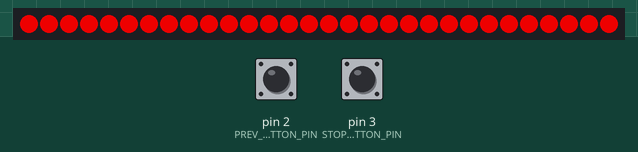
Simulated run of this sketch. Board: Arduino Uno, built with avr-gcc and run on an emulated ATmega328P. Parts: 30 RGB LEDs in strip order, left to right. Inputs (shaded band) come from the test bench; at power-on: pin 2 (PREV_BUTTON_PIN) HIGH, pin 3 (STOP_BUTTON_PIN) HIGH. Random numbers use the default seed unless the sketch sets one; what the sketch prints to the serial monitor is not drawn.

Above: at 1.2 s.
1.3 s: pin 2 (PREV_BUTTON_PIN) pulled LOW for 1 s
At 2.4 s:
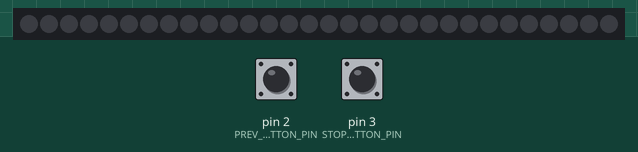
3.8 s: pin 2 (PREV_BUTTON_PIN) pulled LOW for 3.2 s
At 5.5 s:
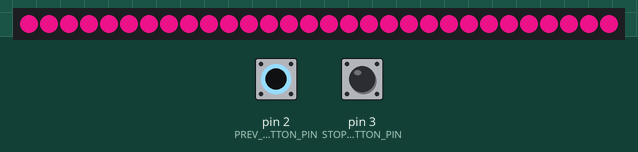
Timing chart, 0 to 8.4 s (numbered marks = the images above; inputs shaded):
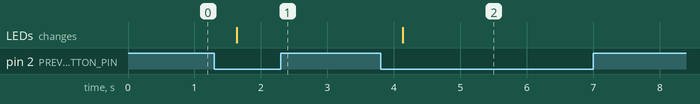

The sketch:

OfflineLightManager.ino
```cpp
#include <FastLED.h>

// Light Strip Data Pin
#define LED_PIN     8

// Information about the LED strip itself
#define NUM_LEDS    30
#define CHIPSET     WS2811
#define COLOR_ORDER GRB
#define BRIGHTNESS  200
#define FORWARD 0
#define FAST 5

CRGB leds[NUM_LEDS];

#define STOP_BUTTON_PIN 3
#define PREV_BUTTON_PIN 2
#define NEXT_BUTTON_PIN 1

boolean oldPrevState = HIGH;
boolean oldNextState = HIGH;

int mode= 1;    // Currently-active animation mode, 0-9

void setup() {
  pinMode(PREV_BUTTON_PIN, INPUT_PULLUP);
  pinMode(NEXT_BUTTON_PIN, INPUT_PULLUP);
  pinMode(STOP_BUTTON_PIN, INPUT_PULLUP);


  LEDS.addLeds<CHIPSET,LED_PIN,COLOR_ORDER>(leds,NUM_LEDS);
  LEDS.setBrightness(BRIGHTNESS);
  colorWipe(CRGB::Red,FORWARD,FAST);    // Black/off

  Serial.begin(9600);
}

void loop() {
  // Get current button state.
  boolean newPrevState = digitalRead(PREV_BUTTON_PIN);
  boolean newNextState = digitalRead(NEXT_BUTTON_PIN);
  boolean stopState = digitalRead(STOP_BUTTON_PIN);
  int cycleNumber = 0;

  Serial.println(digitalRead(PREV_BUTTON_PIN));

  // Check if state changed from high to low (button press).
  if(((newPrevState == LOW) && (oldPrevState == HIGH)) || ((newNextState == LOW) && (oldNextState == HIGH))) {
      Serial.println("true");
    // Short delay to debounce button.
    delay(250);
    // Check if button is still low after debounce.
    newPrevState = digitalRead(PREV_BUTTON_PIN);
    newNextState = digitalRead(NEXT_BUTTON_PIN);

    if(newPrevState == LOW) {
      if(--mode < 0) mode = 7;
    }
    if(newNextState == LOW) {
      if(++mode > 7) mode = 0;
    }

    if((newPrevState == LOW) || (newNextState == LOW)) {      // Yes, still low
      switch(mode) {           // Start the new animation...
        case 0:
          colorWipe(CRGB::Black,FORWARD,FAST);    // Black/off
          break;
        case 1:
          colorWipe(CRGB::Red,FORWARD,FAST);    // Red
          break;
        case 3:
          colorWipe(CRGB::Blue,FORWARD,FAST);    // Blue
          break;
        case 4:
          colorWipe(CRGB::Green,FORWARD,FAST);    // Green
          break;
        case 5:
          colorWipe(CRGB::White,FORWARD,FAST);    // White
          break;
        case 6:
          colorWipe(CRGB::Teal,FORWARD,FAST);    // Teal
          break;
        case 7:
          colorWipe(CRGB::DeepPink,FORWARD,FAST);    // Pink  `
          break;
        case 2:
          while(mode == 2){
            rainbow(FAST);
            if((digitalRead(PREV_BUTTON_PIN) == LOW)
                || (digitalRead(NEXT_BUTTON_PIN)==LOW)) break;
          }
          break;
        }
      }
    }
  // Set the last-read button state to the old state.
  oldPrevState = newPrevState;
  oldNextState = newNextState;
}

void colorWipe(CRGB c, int speed, int direction){
  for(int i=0; i<NUM_LEDS; i++){
    if(direction == FORWARD){
      leds[i] = c;
    }
    else{
      leds[NUM_LEDS-1-i] = c;
    }
    FastLED.show();
    delay(speed);
  }
}

void rainbow(int speed){
  for(int j=0; j<256; j++){
    for(int i=0; i< NUM_LEDS; i++) {
      leds[i] = Wheel((i*1+j) & 255);
    }
    FastLED.show();
    delay(speed);
  }
}

void disolve(int simultaneous, int cycles, int speed){
  int value = 15;
  for(int j=0; j<simultaneous; j++){
    int idx = random(NUM_LEDS);
    leds[idx] = CRGB::Black;

    CRGB randomCol = randomColor();
    for(int i = 0; i < value; i++){
      leds[idx] = fadeTowardColor(leds[idx], randomCol, value);
      FastLED.show();
      delay(10);
    }

    for(int i = value; i > 0; i--){
      leds[idx] = fadeTowardColor(leds[idx], CRGB::Black, value);
      FastLED.show();
      delay(10);
    }
  }
}

void cylon(CRGB c, int width, int speed){
  // First slide the leds in one direction
  for(int i = 0; i <= NUM_LEDS-width; i++) {
    for(int j=0; j<width; j++){
      leds[i+j] = c;
    }

    FastLED.show();

    // now that we've shown the leds, reset to black for next loop
    for(int j=0; j<5; j++){
      leds[i+j] = CRGB::Black;
    }
    delay(speed);
  }

  // Now go in the other direction.
  for(int i = NUM_LEDS-width; i >= 0; i--) {
    for(int j=0; j<width; j++){
      leds[i+j] = c;
    }
    FastLED.show();
    for(int j=0; j<width; j++){
      leds[i+j] = CRGB::Black;
    }

    delay(speed);
  }
}

// Input a value 0 to 255 to get a color value.
// The colours are a transition r - g - b - back to r.
CRGB Wheel(byte WheelPos) {
  if(WheelPos < 85) {
    return CRGB(WheelPos * 3, 255 - WheelPos * 3, 0);
  }
  else if(WheelPos < 170) {
    WheelPos -= 85;
    return CRGB(255 - WheelPos * 3, 0, WheelPos * 3);
  }
  else {
    WheelPos -= 170;
    return CRGB(0, WheelPos * 3, 255 - WheelPos * 3);
  }
}

CRGB fadeTowardColor( CRGB& cur, const CRGB& target, uint8_t amount)
{
  nblendU8TowardU8( cur.red,   target.red,   amount);
  nblendU8TowardU8( cur.green, target.green, amount);
  nblendU8TowardU8( cur.blue,  target.blue,  amount);
  return cur;
}

// Helper function that blends one uint8_t toward another by a given amount
void nblendU8TowardU8( uint8_t& cur, const uint8_t target, uint8_t amount)
{
  if( cur == target) return;

  if( cur < target ) {
    uint8_t delta = target - cur;
    delta = scale8_video( delta, amount);
    cur += delta;
  } else {
    uint8_t delta = cur - target;
    delta = scale8_video( delta, amount);
    cur -= delta;
  }
}


CRGB randomColor(){
  return Wheel(random(256));
}

void allColor(CRGB c){
  for(int i=0; i<NUM_LEDS; i++){
    leds[i] = c;
  }
  FastLED.show();
}

void allRandom(){
  for(int i=0; i<NUM_LEDS; i++){
    leds[i] = randomColor();
  }
  FastLED.show();
}
```

Measured:
- after the input at 1.3 s, the LEDs: change after 0.33 s (image 1)
- after the input at 3.8 s, the LEDs: change after 0.33 s (image 2)
